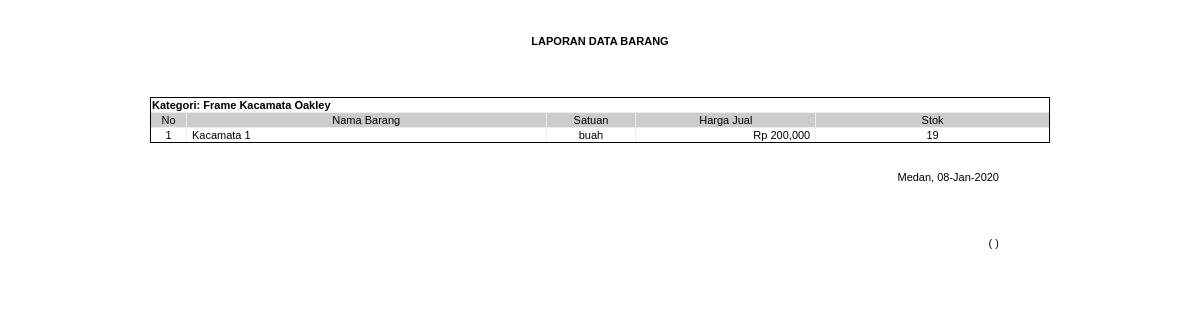
The app's page /index.php/laporan/lap_data_barang with its own data.
### tables this page shows
CREATE TABLE `tbl_kategori` (
  `kategori_id` int(11) NOT NULL,
  `kategori_nama` varchar(35) DEFAULT NULL
);

### application/controllers/Laporan.php (called while the page is built, shortened)
<?php
class Laporan extends CI_Controller{
    function __construct()
    {
		$this->load->model('m_kategori');
		$this->load->model('m_barang');
		$this->load->model('m_suplier');
		$this->load->model('m_pembelian');
		$this->load->model('m_penjualan');
		$this->load->model('m_laporan');
		$this->load->model('m_karyawan');
	}
	function lap_data_barang(){
		$x['data']=$this->m_laporan->get_data_barang();
		$this->load->view('laporan/v_lap_barang',$x);
	}
}

### index.php (called while the page is built, shortened)
<?php
require_once BASEPATH.'core/CodeIgniter.php';

### application/models/M_laporan.php (called while the page is built, shortened)
<?php
class M_laporan extends CI_Model
{
	function get_data_barang(){
		$hsl=$this->db->query("SELECT kategori_id,barang_id,kategori_nama,barang_nama,barang_satuan,barang_harjul,barang_stok FROM tbl_kategori JOIN tbl_barang ON kategori_id=barang_kategori_id GROUP BY kategori_id,barang_nama");
		return $hsl;
	}
}

### application/views/laporan/v_lap_barang.php (the view, shortened to what this page needs)
<html lang="en" moznomarginboxes mozdisallowselectionprint>
<head>
    <link rel="stylesheet" href="<?php echo base_url('assets/css/laporan.css')?>"/>
</head>
<body>
<div id="laporan">
<table border="0" align="center" style="width:800px; border:none;margin-top:5px;margin-bottom:0px;">
<tr>
    <td colspan="2" style="width:800px;paddin-left:20px;"><center><h4>LAPORAN DATA BARANG</h4></center><br/></td>
</tr>
</table>
<table border="0" align="center" style="width:900px;border:none;">
        <tr>
            <th style="text-align:left"></th>
        </tr>
</table>
<table border="1" align="center" style="width:900px;margin-bottom:20px;">
<?php
    $nomor=0;
    $group='-';
    foreach($data->result_array()as $d){
    $nomor++;
    if($group=='-' || $group!=$d['kategori_nama']){
        $kat=$d['kategori_nama'];
        echo "<table align='center' width='900px;' border='1'>";
        echo "<tr><td colspan='6'><b>Kategori: $kat</b></td> </tr>";
        echo "<tr style='background-color:#ccc;'>
            <td width='4%' align='center'>No</td>
            <td width='40%' align='center'>Nama Barang</td>
            <td width='10%' align='center'>Satuan</td>
            <td width='20%' align='center'>Harga Jual</td>
            <td width='30%' align='center'>Stok</td>
    </tr>";
$nomor=1;
    }
    $group=$d['kategori_nama'];
        ?>
        <tr>
                <td style="text-align:center;vertical-align:center;text-align:center;"><?php echo $nomor; ?></td>
                <td style="vertical-align:center;padding-left:5px;"><?php echo $d['barang_nama']; ?></td>
                <td style="vertical-align:center;text-align:center;"><?php echo $d['barang_satuan']; ?></td>
                <td style="vertical-align:center;padding-right:5px;text-align:right;"><?php echo 'Rp '.number_format($d['barang_harjul']); ?></td>
                <td style="vertical-align:center;text-align:center;text-align:center;"><?php echo $d['barang_stok']; ?></td>
        </tr>
        <?php
        }
        ?>
</table>
</table>
<table align="center" style="width:800px; border:none;margin-top:5px;margin-bottom:20px;">
    <tr>
        <td></td>
</table>
<table align="center" style="width:800px; border:none;margin-top:5px;margin-bottom:20px;">
    <tr>
        <td align="right">Medan, <?php echo date('d-M-Y')?></td>
    </tr>
    <tr>
        <td align="right"></td>
    </tr>
    <tr>
    <td><br/><br/><br/><br/></td>
    </tr>
    <tr>
        <td align="right">( <?php echo $this->session->userdata('nama');?> )</td>
    </tr>
    <tr>
        <td align="center"></td>
    </tr>
</table>
<table align="center" style="width:800px; border:none;margin-top:5px;margin-bottom:20px;">
    <tr>
        <th><br/><br/></th>
    </tr>
    <tr>
        <th align="left"></th>
    </tr>
</table>
</div>
</body>
</html>

### assets/admin/css/laporan.css (style rules this page uses)
body { font-family: arial,sans-serif; font-size:11px; margin:3px; }
#laporan { color:black; padding:6px 2px; }
#laporan table { border-collapse:collapse; border: 1px solid; font-size:11px; }
#laporan table th { background:F1E7E8; font-weight:bold; vertical-align:middle; }
#laporan table td { background:c8bfbf; }

### records on screen
tbl_kategori: kategori_nama "Frame Kacamata Oakley", nomor "1", barang_nama "Kacamata 1", barang_satuan "buah", barang_harjul "200,000", barang_stok "19"
